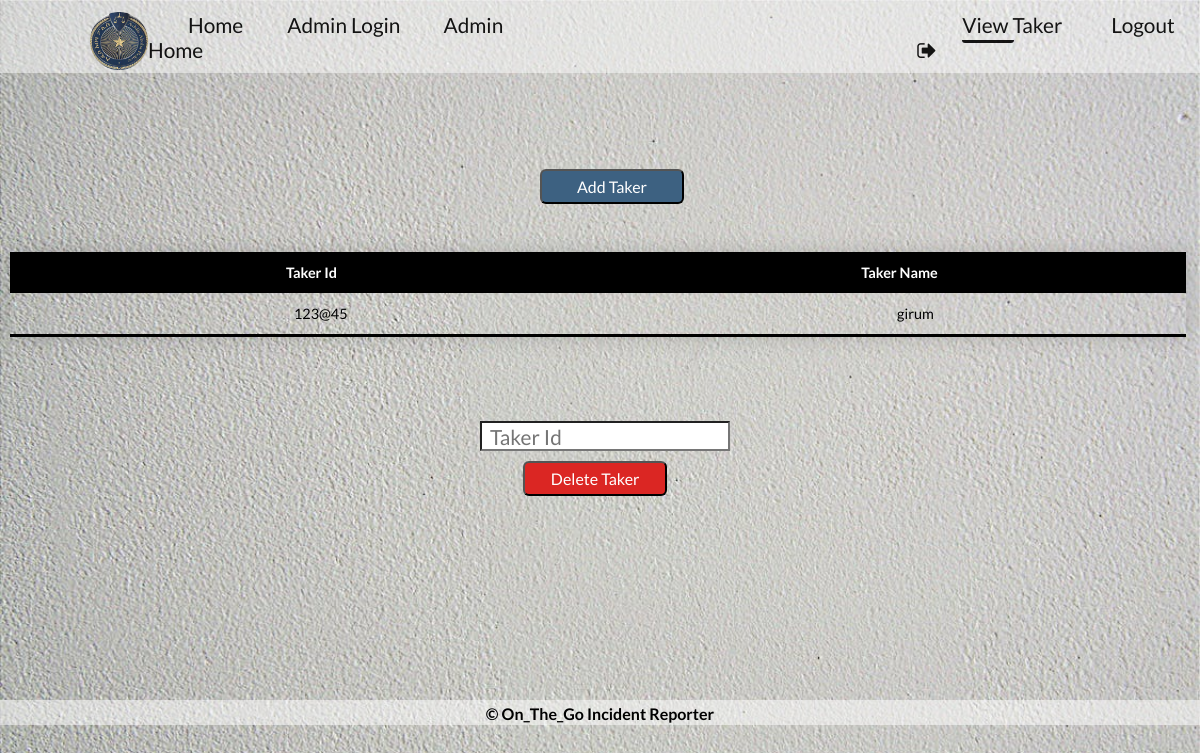
The page /Admin_viewTaker.php (signed in) on the database as committed earlier.
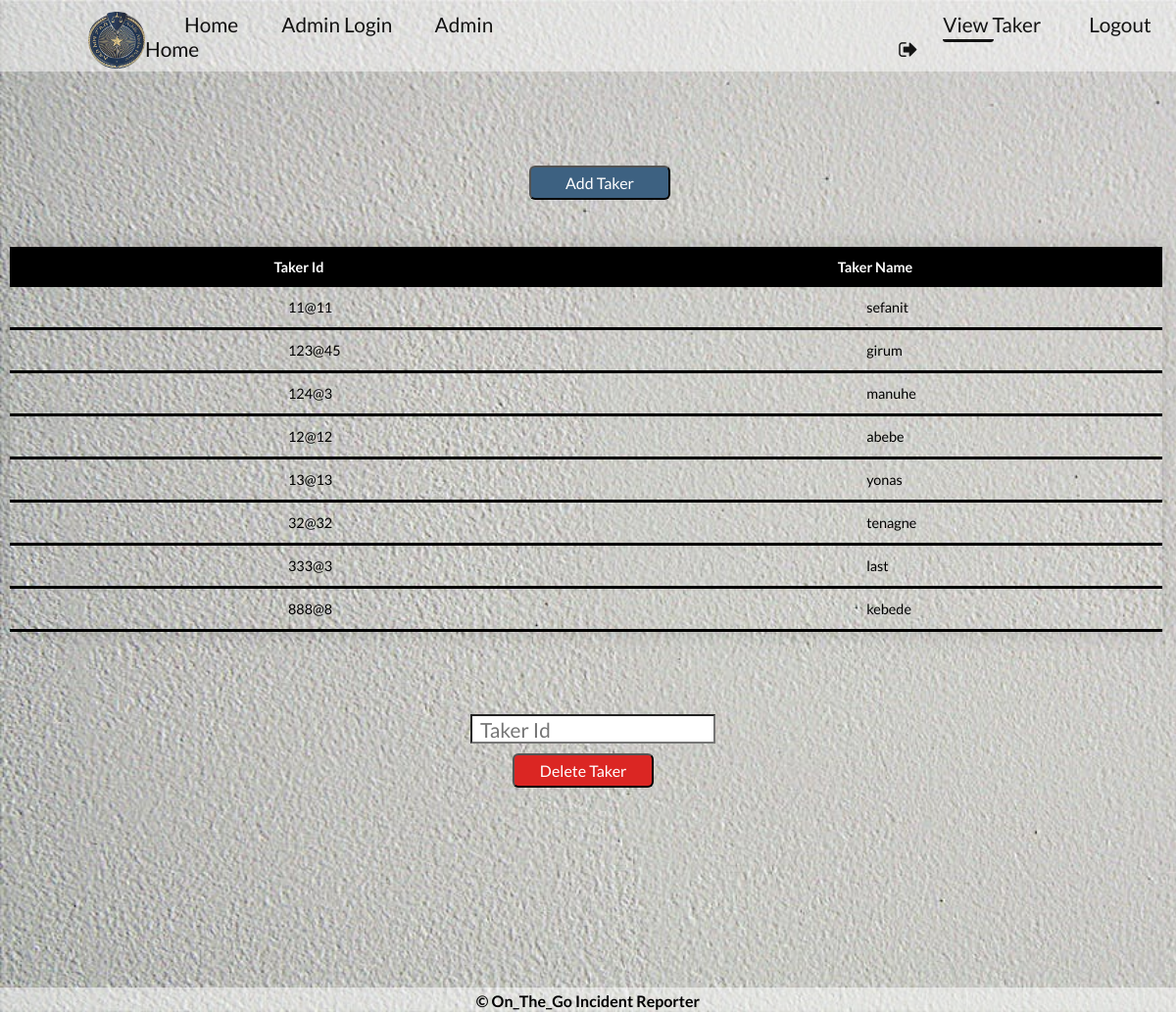
The same page on the database as committed later.
### tables this page shows
CREATE TABLE `taker` (
  `T_id` varchar(50) NOT NULL,
  `T_name` varchar(50) NOT NULL,
  `T_pass` varchar(30000) NOT NULL
);

### Admin_viewTaker.php (the view, shortened to what this page needs)
<!DOCTYPE html>
<html>
<head>
    <?php
    include("connection.php");
    $query="select T_id,T_name from taker";
    $result=mysqli_query($conn,$query);
    ?>
  <link rel="stylesheet" type="text/css" href="../on_the_go incident reporter/Assets/css/Admin_viewTaker.css">
	<link rel="stylesheet" type="text/css" href="https://maxcdn.bootstrapcdn.com/font-awesome/4.4.0/css/font-awesome.min.css">
</head>
<body>
 <header>
     <div class="leftside">
         <a href=""> <img class="pic" src="../on_the_go incident reporter/Assets/pictures/logos.png" alt="Addis Ababa police commission logo"  ></a>
                <nav class="navleft">
                  <a href="home.php"> Home </a>
                  <a href="Adminlogin.php">Admin Login</a>
                  <a href="AdminHome.php">Admin Home</a>
              </nav>
      </div>
         <nav class="navigation">
            <a href="Admin_viewTaker.php" class="active"> View Taker </a>
            <a href="Admin_logout.php">Logout <i class="fa fa-sign-out" aria-hidden="true"></i></a>
         </nav>
</header>
   <button class="btn-primary"> <a href="Taker add.php" class="intern"> Add Taker </a> </button>
   <table class="table">
    <thead >
      <tr>
        <th scope="col">Taker Id</th>
        <th scope="col">Taker Name</th>
      </tr>
    </thead>
<?php
      while($rows=mysqli_fetch_assoc($result)){
    ?>
    <tbody>
      <tr>
        <td><?php echo $rows['T_id']; ?></td>
        <td><?php echo $rows['T_name']; ?></td>
      </tr>
    </tbody>
    <?php
    }
    ?>
</table>
 <form class="forms" method="post">
     <input type="text" name="tid" class="txts" placeholder="&nbsp Taker Id" id="ciid" onfocusout="f1()" required>
        <div>
      <input class="btn-danger" type="submit" value="Delete Taker" name="s2" >
        </div>
    </form>
    <?php
    include("footers.php");
    ?>
</body>
</html>

### footers.php (shortened to what this page needs)
<!DOCTYPE html>
<html lang="en">
<head>
   <link rel="stylesheet" type="text/css" href="../on_the_go incident reporter/Assets/css/footers.css">
</head>
<body>
    <footer>
        <div class="foot" >
            <h4> &copy <b>On_The_Go Incident Reporter</b></h4>
     </div>
    </footer>
</body>
</html>

### Assets/css/Admin_viewTaker.css (style rules this page uses)
* { margin: 0; padding: 0; box-sizing: border-box; font-family: 'lato',sans-serif; }
body { justify-content: center; align-items: center; min-height: 100vh; background: url(../pictures/back.jpg) no-repeat; background-size: cover; }
header { position: relative; top: 0; left: 0; width: 100%; padding: 0px 10px; background: rgba(255,255,255, .5); opacity: 0.9; border: 2px 0px solid rgba(255,255,255, .5); border-radius: 0px; display: flex; align-items: center ; z-index: 99; margin-bottom: 8%; }
.pic { height:70px; padding-left: 60px; padding-right: 0px; padding-top: 12px; margin-right: 0px; }
.leftside { margin-left:20px; margin-right:370px; display: flex; justify-content: space-between; align-items: center; }
.navleft a { position: relative; font-size: 1.3em; color: #000; text-decoration: none; font-weight: 500; margin-left: 40px; }
.navleft a::after { content:''; position: absolute; left: 0; bottom:-6px; width:50%; height: 3px; background: black; border-radius: 5px; transform-origin: right; transform:scaleX(0); transition: transform .5s; }
.navigation a { position: relative; font-size: 1.3em; color: #000; text-decoration: none; font-weight: 500; margin-left: 45px; }
nav a.active:before { position:absolute; content: " "; width:50%; height: 3px; border-bottom: 3px solid black; border-radius: 5px; bottom:-6px; }
.navigation a::after { content:''; position: absolute; left: 0; bottom:-6px; width:50%; height: 3px; background: black; border-radius: 5px; transform-origin: right; transform:scaleX(0); transition: transform .5s; }
.forms { margin-top: 7%; margin-left: 40%; }
.btn-primary { width: 12%; height: 35px; margin-top: 0px; margin-left: 45%; background:#3D6181; border-radius: 6px; cursor: pointer; font-size: 1em; color: #fff; font-weight:500; }
.intern { text-align: center; align-items: center; color: #fff; text-decoration: none; }
.btn-danger { background:#db2623; width: 20%; height: 35px; margin-top: 10px; margin-left: 6%; border-radius: 6px; cursor: pointer; font-size: 1em; color: #fff; font-weight:500; margin-bottom:15%; }
.txts { width: 250px; height: 30px; color:#000; background-color:white; font-size: 1.3em; }
.table { width: 98%; border-collapse: collapse; margin-left:10px ; margin-right: 10px; margin-top: 4%; margin-bottom: 0%; font-size: 0.9em; min-width: 400px; border-radius: 0px 0px 0 0; overflow: hidden; box-shadow: 0 0 20px rgba(0 , 0 ,0 ,0.15); }
.table thead tr { background-color: #000; color:white; font-weight: bold; }
.table th { padding: 12px 0px; }
.table td { padding-left:284px; padding-right:0px ; padding-top:12px ; padding-bottom: 12px ; }
.table tbody tr { border-bottom: 1px solid #dddddd; }
.table tbody tr:last-of-type { border-bottom: 3px solid #000; }

### Assets/css/footers.css (style rules this page uses)
footer { margin-top: 6em; }
.foot { position:relative; bottom: 0; width: 100%; }
.foot h4 { color: black; text-align: center; background: rgba(255,255,255, .5); margin:0; padding-top: 4px; height: 25px; border: 0px solid rgba(255,255,255, .5); border-radius: 0px; }

Rows that differ between the two databases and show on the page:
added taker: T_id "11@11", T_name "sefanit"
added taker: T_id "124@3", T_name "manuhe"
added taker: T_id "12@12", T_name "abebe"
added taker: T_id "13@13", T_name "yonas"
added taker: T_id "32@32", T_name "tenagne"
added taker: T_id "333@3", T_name "last"
added taker: T_id "888@8", T_name "kebede"
